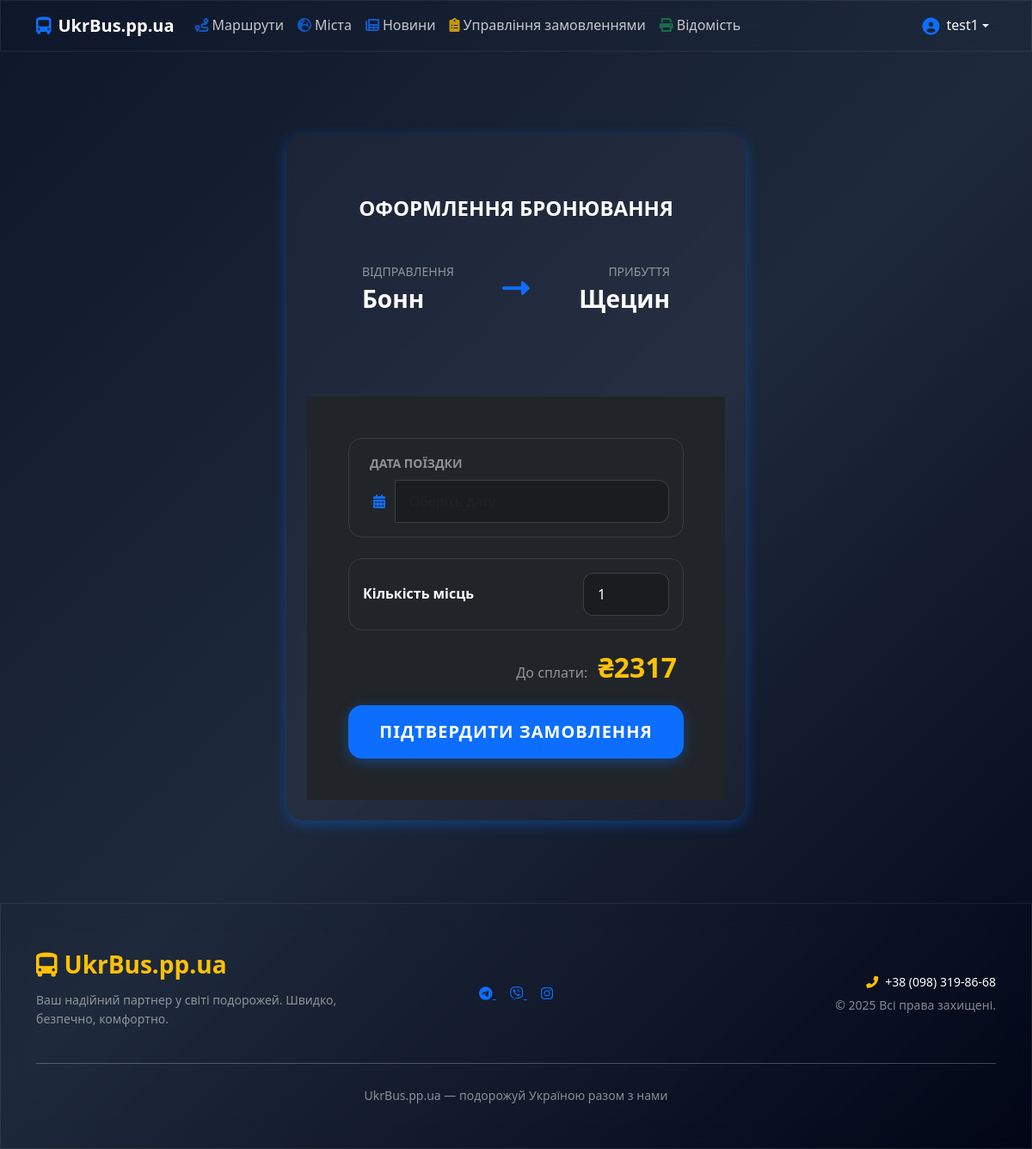
Screenshot of /booking/reserve/65/?start_city=Бонн&end_city=Щецин (signed in) with the database file from the repository.
### accounts/models.py (models this page shows)
class User(AbstractUser):
    username = models.CharField(
        max_length=255,
        unique=True,
        help_text="Будь-яка комбінація символів",
    )
    is_passenger = models.BooleanField(default=False, verbose_name="Пасажир")
    is_carrier = models.BooleanField(default=False, verbose_name="Перевізник")

### city/models.py (models this page shows, shortened)
class City(models.Model):
    name = models.CharField(max_length=100, verbose_name="Місто")
    country = models.ForeignKey(Country, on_delete=models.CASCADE, related_name='cities', verbose_name="Країна")
    description = models.TextField(blank=True, verbose_name="Короткий опис міста")
    latitude = models.FloatField(null=True, blank=True, verbose_name="Широта")  # широта
    longitude = models.FloatField(null=True, blank=True, verbose_name="Довгота")  # довгота
    image = models.ImageField(
        upload_to=city_image_path,  # Використовуємо функцію
        blank=True,
        null=True,
        verbose_name="Зображення міста"
    )
    slug = models.SlugField(unique=True, null=True, blank=True)
    slug = models.SlugField(unique=True, null=True, blank=True)  # Спочатку null=True
    class Meta:
        verbose_name = "Місто"
        verbose_name_plural = "Міста"
        unique_together = ('name', 'country')

### booking/views.py (the view, shortened to what this page needs)
# urls.py: path('reserve/<int:route_id>/', MakeBookingView.as_view(), name='make_booking'),
class MakeBookingView(LoginRequiredMixin, CreateView):
    model = Booking
    form_class = MakeBookingForm
    template_name = 'booking/make_booking.html'
    success_url = reverse_lazy('passenger-bookings')
    def get_initial(self):
        initial = super().get_initial()
        route = get_object_or_404(Route, id=self.kwargs.get('route_id'))
        initial.update({
            'departure_point': self.request.GET.get('start_city'),
            'arrival_point': self.request.GET.get('end_city'),
            'trip_date': self.request.GET.get('date'),
            'route_obj': route,
        })
        return initial
    def get_calculated_data(self):
        route = get_object_or_404(Route, id=self.kwargs.get('route_id'))
        start_city_name = self.request.GET.get('start_city') or self.request.POST.get('departure_point')
        end_city_name = self.request.GET.get('end_city') or self.request.POST.get('arrival_point')
        city_a = City.objects.filter(name__icontains=start_city_name).first() if start_city_name else None
        city_b = City.objects.filter(name__icontains=end_city_name).first() if end_city_name else None
        distance = get_cached_distance(city_a, city_b) if city_a and city_b else None
        final_price_per_ticket = float(route.min_trip_price)
        if distance and route.price_per_km:
            calculated_price = float(distance) * float(route.price_per_km)
            final_price_per_ticket = max(calculated_price, float(route.min_trip_price))
        return {
            'route': route,
            'distance': distance,
            'final_price': final_price_per_ticket
        }
    def get_context_data(self, **kwargs):
        context = super().get_context_data(**kwargs)
        calc_data = self.get_calculated_data()
        context.update(calc_data)
        route = calc_data['route']
        available_days = list(route.stops.values_list('day_of_week', flat=True).distinct())
        js_days = [d if d != 7 else 0 for d in available_days]
        context['available_days_json'] = js_days
        return context

### booking/forms.py
class MakeBookingForm(forms.ModelForm):
    class Meta:
        model = Booking
        fields = ['trip_date', 'seats_count', 'departure_point', 'arrival_point']
        widgets = {
            'trip_date': forms.TextInput(attrs={
                'class': 'form-control',
                'placeholder': 'Оберіть дату',
                'readonly': 'readonly' # Користувач не пише руками, а вибирає в календарі
            }),
            'seats_count': forms.NumberInput(attrs={
                'class': 'form-control',
                'min': '1',
                'max': '10'
            }),
        }

### booking/utils.py (called while the page is built)
def get_cached_distance(city_a, city_b):
    cached = DistanceCache.objects.filter(city_from=city_a, city_to=city_b).first()
    if cached:
        return cached.distance_km
    distance = get_osm_road_distance(city_a, city_b)  # Ваша стара функція
    if distance:
        DistanceCache.objects.create(city_from=city_a, city_to=city_b, distance_km=distance)
    return distance

### templates/booking/make_booking.html (shortened to what this page needs)
{% extends 'base.html' %}
{% load static %}
{% block content %}
<div class="container py-5">
    <div class="row justify-content-center">
        <div class="col-lg-7 col-xl-6">
            <div class="glass-card shadow-glow border-0 overflow-hidden">
                <div class="p-4 p-md-5 bg-opacity-5 position-relative text-center">
                    <h2 class="text-white fw-bold h4 text-uppercase mb-4">Оформлення бронювання</h2>
                    <div class="d-flex align-items-center justify-content-between text-white my-5 px-3">
                        <div class="text-start" style="width: 42%;">
                            <div class="text-white-50 small text-uppercase mb-1">Відправлення</div>
                            <div class="h3 fw-bold mb-0">{{ request.GET.start_city }}</div>
                        </div>
                        <i class="fas fa-long-arrow-alt-right text-primary fa-2x"></i>
                        <div class="text-end" style="width: 42%;">
                            <div class="text-white-50 small text-uppercase mb-1">Прибуття</div>
                            <div class="h3 fw-bold mb-0">{{ request.GET.end_city }}</div>
                        </div>
                    </div>
                </div>
                <div class="p-4 p-md-5 bg-dark bg-opacity-20">
                    <form method="post" id="bookingForm">
                        <div class="row g-4">
                            <div class="col-12">
                                <div class="p-3 rounded-4 border border-white border-opacity-10 bg-opacity-5">
                                    <label class="form-label text-white-50 small text-uppercase fw-bold ms-2">Дата поїздки</label>
                                    <div class="input-group">
                                        <span class="input-group-text bg-transparent border-0 text-primary">
                                            <i class="fas fa-calendar-alt"></i>
                                        </span>
                                        {{ form.trip_date }}
                                    </div>
                                </div>
                            </div>
                            <div class="col-12">
                                <div class="p-3 rounded-4 border border-white border-opacity-10 bg-opacity-5">
                                    <div class="d-flex justify-content-between align-items-center">
                                        <label class="form-label text-white fw-bold mb-0">Кількість місць</label>
                                        <div style="width: 100px;">{{ form.seats_count }}</div>
                                    </div>
                                </div>
                            </div>
                            <div class="col-12 mt-4">
                                <div class="px-2 mb-4 text-end">
                                    <span class="text-white-50 me-2">До сплати:</span>
                                    <span class="h2 text-warning fw-bold">₴<span id="totalPriceDisplay">{{ final_price|floatformat:0 }}</span></span>
                                </div>
                                <button type="submit" class="btn glass-btn-registration w-100 py-3 fs-5 shadow-glow rounded-4">
                                    ПІДТВЕРДИТИ ЗАМОВЛЕННЯ
                                </button>
                            </div>
                        </div>
                    </form>
                </div>
            </div>
        </div>
    </div>
</div>
{% endblock %}
{% block extra_js %}
<link rel="stylesheet" href="https://cdn.jsdelivr.net/npm/flatpickr/dist/flatpickr.min.css">
<link rel="stylesheet" href="https://cdn.jsdelivr.net/npm/flatpickr/dist/themes/dark.css">
{% endblock %}

### templates/includes/_navbar.html (shortened to what this page needs)
<nav class="navbar navbar-expand-lg navbar-dark glass-nav sticky-top">
    <div class="container">
        <a class="navbar-brand fw-bold shadow-text" href="/">
            <i class="fas fa-bus-alt me-2 text-primary"></i>UkrBus.pp.ua
        </a>
        <div class="collapse navbar-collapse" id="navbarNav">
            <ul class="navbar-nav me-auto mb-2 mb-lg-0">
                <li class="nav-item">
                    <a class="nav-link text-white opacity-75" href="{% url 'booking_route_list' %}">
                        <i class="fas fa-route me-1 text-primary"></i>Маршрути
                    </a>
                </li>
                <li class="nav-item">
                    <a class="nav-link text-white opacity-75" href="{% url 'city:city_list' %}">
                        <i class="fas fa-globe-europe me-1 text-primary"></i>Міста
                    </a>
                </li>
                <li class="nav-item">
                    <a class="nav-link text-white opacity-75" href="{% url 'news:news_list' %}">
                        <i class="fas fa-newspaper me-1 text-primary"></i>Новини
                    </a>
                </li>
                {% if user.is_authenticated %}
                    {% if user.is_carrier %}
                        <li class="nav-item">
                            <a class="nav-link text-white opacity-75" href="{% url 'carrier-bookings' %}">
                                <i class="fas fa-clipboard-list me-1 text-warning"></i>Управління замовленнями
                            </a>
                        </li>
                        <li class="nav-item">
                            <a class="nav-link text-white opacity-75" href="{% url 'passenger_manifest' %}?date={{ now|date:'Y-m-d' }}">
                                <i class="fas fa-print me-1 text-success"></i>Відомість
                            </a>
                        </li>
                    {% elif not user.is_staff %}
                        <li class="nav-item">
                            <a class="nav-link text-white opacity-75" href="{% url 'passenger-bookings' %}">
                                <i class="fas fa-ticket-alt me-1 text-info"></i>Мої поїздки
                            </a>
                        </li>
                    {% endif %}
                {% endif %}
            </ul>
            <ul class="navbar-nav ms-auto align-items-center">
                {% if user.is_authenticated %}
                    <li class="nav-item dropdown">
                        <a class="nav-link dropdown-toggle text-light fw-medium d-flex align-items-center"
                           href="#" id="userDropdown" role="button" data-bs-toggle="dropdown" aria-expanded="false">
                            <i class="fas fa-user-circle fa-lg me-2 text-primary"></i>
                            {{ user.username }}
                        </a>
                    </li>
                {% endif %}
            </ul>
        </div>
    </div>
</nav>

### static/css/glass-style.css (style rules this page uses)
:root { --glass-bg: rgba(255, 255, 255, 0.03); --glass-bg-hover: rgba(255, 255, 255, 0.08); --glass-border: rgba(255, 255, 255, 0.08); --glass-input-border: rgba(255, 255, 255, 0.15); --accent-color: #0d6efd; --accent-glow: rgba(13, 110, 253, 0.4); --accent-hover: #0b5ed7; --blur-val: blur(15px); --transition: all 0.3s cubic-bezier(0.4, 0, 0.2, 1); --card-shadow: 0 8px 32px 0 rgba(0, 0, 0, 0.5); }
body { background: linear-gradient(135deg, #0f172a, #1e293b, #020617) fixed no-repeat; background-size: cover; min-height: 100vh; display: flex; flex-direction: column; color: #f8fafc; font-family: 'Segoe UI', system-ui, -apple-system, sans-serif; line-height: 1.6; }
.glass-nav, .glass-dropdown, .glass-card, .glass-footer, .glass-input { backdrop-filter: var(--blur-val); -webkit-backdrop-filter: var(--blur-val); border: 1px solid var(--glass-border); }
.glass-card { background: var(--glass-bg); border-radius: 20px; box-shadow: var(--card-shadow); padding: 1.5rem; transition: var(--transition); position: relative; overflow: visible !important; }
.shadow-glow { box-shadow: 0 4px 15px var(--accent-glow); backdrop-filter: blur(5px); border: 1px solid rgba(255, 255, 255, 0.1); }
.glass-input, .glass-card input, .glass-card select, .glass-card textarea { background: rgba(0, 0, 0, 0.2) !important; border: 1px solid var(--glass-input-border) !important; color: white !important; border-radius: 12px; padding: 12px 16px; transition: var(--transition); }
.glass-btn-registration { background: var(--accent-color) !important; color: #ffffff !important; font-weight: 700; text-transform: uppercase; letter-spacing: 1px; border-radius: 12px; padding: 12px 24px; box-shadow: 0 4px 15px var(--accent-glow); transition: var(--transition); border: none; }

### rows the page displays
User: username "test1"
City: GET.start_city "Бонн"
City: GET.end_city "Щецин"

### other values shown
{{ final_price|floatformat:0 }} "2317"
